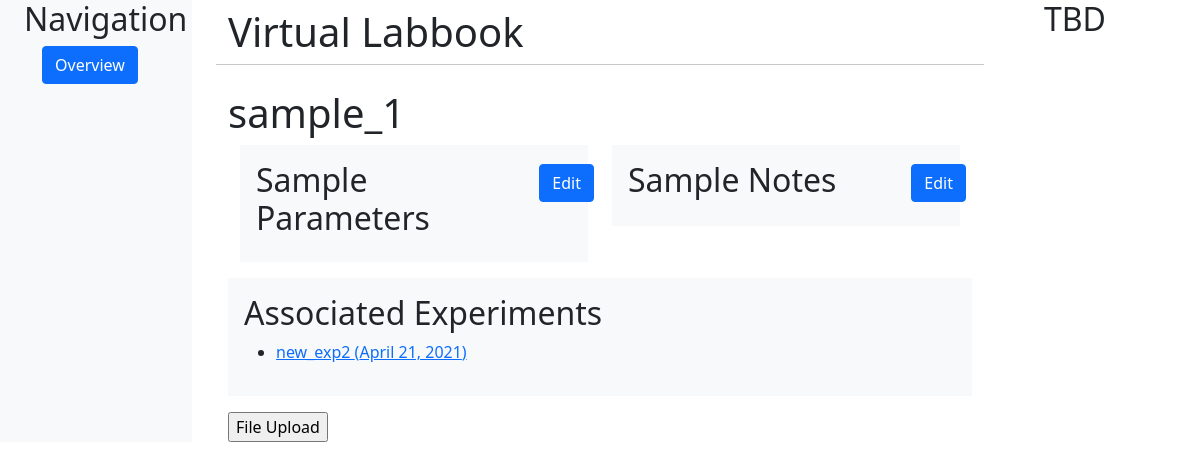
The page /polls/sample/10/ on the database as committed earlier.
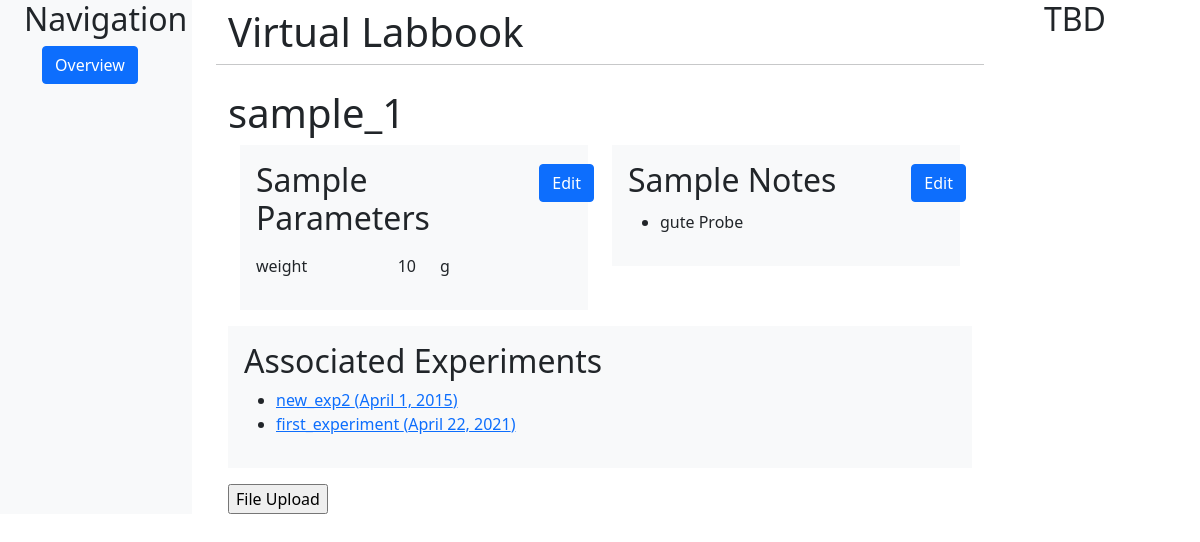
The same page on the database as committed later.
### polls/models.py (models this page shows, shortened)
class Experiment(models.Model):
    sample = models.ForeignKey(Sample, on_delete=models.PROTECT, related_name='experiments')
    name = models.CharField(max_length=200)
    date = models.DateField('Date of experiment', default=datetime.datetime.now)

class Parameter(models.Model):
    step = models.ForeignKey(Step, on_delete=models.CASCADE, related_name='step_parameters', blank=True, null=True)
    sample = models.ForeignKey(Sample, on_delete=models.CASCADE, related_name='sample_parameters', blank=True,
                               null=True)
    experiment = models.ForeignKey(Experiment, on_delete=models.CASCADE, related_name='experiment_parameters',
                                   blank=True, null=True)
    name = models.CharField(max_length=200)
    value = models.CharField(max_length=200, blank=True, null=True)
    unit = models.CharField(max_length=200, blank=True, null=False)

class Note(models.Model):
    step = models.ForeignKey(Step, on_delete=models.CASCADE, related_name='step_notes', blank=True, null=True)
    sample = models.ForeignKey(Sample, on_delete=models.CASCADE, related_name='sample_notes', blank=True, null=True)
    experiment = models.ForeignKey(Experiment, on_delete=models.CASCADE, related_name='experiment_notes', blank=True,
                                   null=True)
    text = models.CharField(max_length=400)

### polls/views.py (the view)
# urls.py: path('sample/<int:parent_id>/', views.SampleDetailView.as_view(),
class SampleDetailView(generic.DetailView):
    template_name = 'polls/sample-detail.html'
    object = None
    def get(self, request, *args, **kwargs):
        self.object = get_object_or_404(Sample, id=self.kwargs['parent_id'])
        return self.render_to_response(self.get_context_data(parent=self.object,
                                                             parent_id=self.object.id))

### polls/templates/polls/sample-detail.html
{%extends 'polls/base.html'%}
{% block content %}
<h1>
    {{ parent.name }}
</h1>
<div class="row row-cols-1 row-cols-lg-2">
    <div class="col">
        <div class="py-3 px-3 mb-3 bg-light text-dark">
            <h2>
                <div class="row">
                    <div class="col">Sample Parameters</div>
                    <div class="col-2">
                        {% if update_name != 'parameter' %}
                        <form action="{% url 'polls:sample-update-parameter' parent_id %}" method="get">
                            <input class="btn btn-primary" type="submit" value="Edit">
                        </form>
                        {% endif %}
                    </div>
                </div>
            </h2>
            {% if update_name == 'parameter' %}
            {% with col_count=4 %}
            {% include 'polls/child-update-form.html' %}
            {% endwith %}
            {% else %}
            {% for parameter in parent.sample_parameters.all %}
            <p>
            <div class="row ">
                <div class="col-5"> {{ parameter.name }}</div>
                <div class="col-md-auto">{{ parameter.value }}</div>
                <div class="col-md-auto">{{ parameter.unit }}</div>
            </div>
            </p>
            {% endfor %}
            {% endif %}
        </div>
    </div>
    <div class="col">
        <div class=" py-3 px-3 mb-3 bg-light text-dark">
            <h2>
                <div class="row">
                    <div class="col">Sample Notes</div>
                    <div class="col-2">
                        {% if update_name != 'step' %}
                        <form action="{% url 'polls:sample-update-note' parent_id %}" method="get">
                            <input class="btn btn-primary" type="submit" value="Edit">
                        </form>
                        {%endif%}
                    </div>
                </div>
            </h2>
            {% if update_name == "note" %}
            {% with col_count=1 %}
            {% include 'polls/child-update-form.html' %}
            {% endwith %}
            {% else %}
            {% for note in parent.sample_notes.all %}
            <div class="row">
                <div class="col-md-auto">
                    <ul>
                        <li>
                            {{ note.text }}
                        </li>
                    </ul>
                </div>
            </div>
            {% endfor %}
            {% endif %}
        </div>
    </div>
</div>
<div class="col">
    <div class=" py-3 px-3 mb-3 bg-light text-dark">
        <h2>
            Associated Experiments
        </h2>
        <div class="row">
            <div class="col-md-auto">
                <ul>
                    {% for experiment in parent.experiments.all %}
                    <li>
                        <a href="{%url 'polls:experiment-detail' experiment.id%}">
                            {{ experiment.name }} ({{ experiment.date }})
                        </a>
                    </li>
                    {% endfor %}
                </ul>
            </div>
        </div>
    </div>
</div>
<form action="{% url 'polls:file-upload' parent_id %}" method="GET">
    <input type="submit" value="File Upload">
</form>
{% endblock %}

Rows that differ between the two databases and show on the page:
added Parameter: name "weight", value "10", unit "g"
added Note: text "gute Probe"
changed Experiment "new_exp2": date "April 21, 2021" → "April 1, 2015"
added Experiment: name "first_experiment", date "April 22, 2021"
